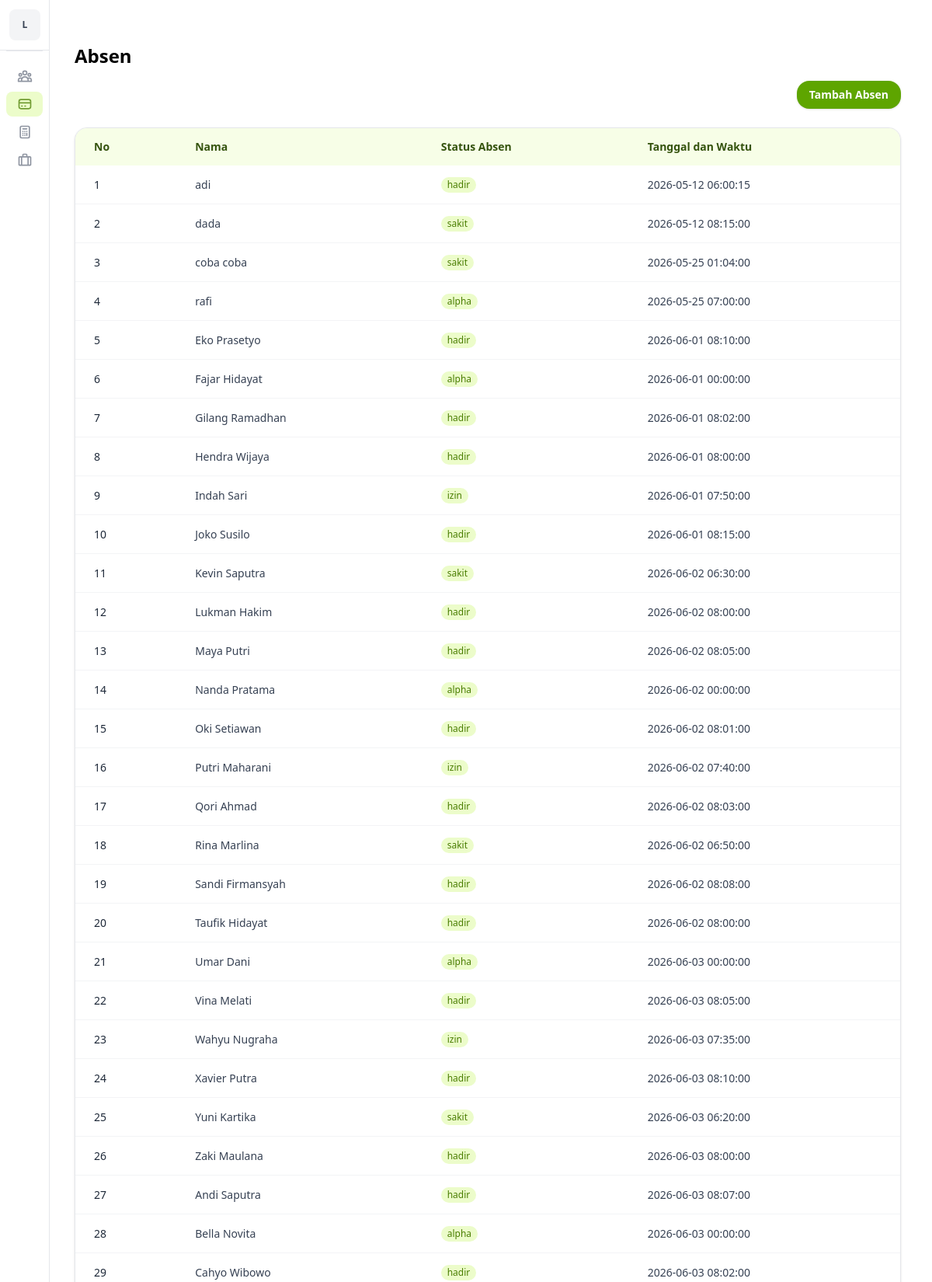
The app's page /absen.php (upper part) with its own data.
### tables this page shows
CREATE TABLE `absen` (
  `id_absen` int NOT NULL,
  `absen` enum('izin','sakit','alpha','hadir') NOT NULL,
  `tanggal_waktu` datetime NOT NULL,
  `id_pekerja` int NOT NULL
);

CREATE TABLE `pekerja` (
  `id_pekerja` int NOT NULL,
  `nama` varchar(100) NOT NULL,
  `id_jabatan` varchar(10) NOT NULL
);

### crud/read_absen.php (called while the page is built)
<?php
require __DIR__ . '/../config/koneksi.php';
try {
    $stmt = $koneksi->prepare("
        SELECT
            absen.id_absen,
            pekerja.nama,
            absen.absen,
            absen.tanggal_waktu
        FROM absen
        JOIN pekerja
        ON absen.id_pekerja = pekerja.id_pekerja
    ");
    $stmt->execute();
    $result = $stmt->fetchAll(PDO::FETCH_ASSOC);
} catch(PDOException $e) {
    die("Error: " . $e->getMessage());
}

### component/tabel-absen.php (the view)
<?php
require __DIR__ . "/../crud/read_absen.php";
?>
<div class="overflow-x-auto rounded-2xl border border-gray-200 bg-white shadow-sm">
  <table class="min-w-full text-xs sm:text-sm">
    <thead class="bg-lime-50 text-lime-900">
      <tr>
        <th class="px-2 py-2 text-left font-semibold sm:px-3 sm:py-2.5 md:px-4 md:py-3 lg:px-6 lg:py-3.5">
          No
        </th>
        <th class="px-2 py-2 text-left font-semibold sm:px-3 sm:py-2.5 md:px-4 md:py-3 lg:px-6 lg:py-3.5">
          Nama
        </th>
        <th class="px-2 py-2 text-left font-semibold sm:px-3 sm:py-2.5 md:px-4 md:py-3 lg:px-6 lg:py-3.5">
          Status Absen
        </th>
        <th class="px-2 py-2 text-left font-semibold sm:px-3 sm:py-2.5 md:px-4 md:py-3 lg:px-6 lg:py-3.5">
          Tanggal dan Waktu
        </th>
      </tr>
    </thead>
    <tbody class="divide-y divide-gray-100">
      <?php foreach ($result as $index => $item) : ?>
      <tr class="transition hover:bg-lime-50">
        <td class="px-2 py-2 sm:px-3 sm:py-2.5 md:px-4 md:py-3 lg:px-6 lg:py-3.5">
          <div class="font-medium text-gray-800">
            <?php echo $index + 1 ?>
          </div>
        </td>
        <td class="px-2 py-2 text-gray-700 sm:px-3 sm:py-2.5 md:px-4 md:py-3 lg:px-6 lg:py-3.5">
          <?php echo $item["nama"] ?>
        </td>
        <td class="px-2 py-2 text-gray-700 sm:px-3 sm:py-2.5 md:px-4 md:py-3 lg:px-6 lg:py-3.5">
          <span class="inline-block rounded-full bg-lime-100 px-2 py-0.5 text-xs font-medium text-lime-700">
            <?php echo $item["absen"] ?>
          </span>
        </td>
        <td class="px-2 py-2 text-gray-700 sm:px-3 sm:py-2.5 md:px-4 md:py-3 lg:px-6 lg:py-3.5">
          <?php echo $item["tanggal_waktu"] ?>
        </td>
      </tr>
      <?php endforeach; ?>
    </tbody>
  </table>
</div>

### records on screen
absen: id_pekerja.nama "adi", absen "hadir", tanggal_waktu "2026-05-12 06:00:15"
absen: id_pekerja.nama "dada", absen "sakit", tanggal_waktu "2026-05-12 08:15:00"
absen: id_pekerja.nama "coba coba", absen "sakit", tanggal_waktu "2026-05-25 01:04:00"
absen: id_pekerja.nama "rafi", absen "alpha", tanggal_waktu "2026-05-25 07:00:00"
absen: id_pekerja.nama "Eko Prasetyo", absen "hadir", tanggal_waktu "2026-06-01 08:10:00"
absen: id_pekerja.nama "Fajar Hidayat", absen "alpha", tanggal_waktu "2026-06-01 00:00:00"
absen: id_pekerja.nama "Gilang Ramadhan", absen "hadir", tanggal_waktu "2026-06-01 08:02:00"
absen: id_pekerja.nama "Hendra Wijaya", absen "hadir", tanggal_waktu "2026-06-01 08:00:00"
absen: id_pekerja.nama "Indah Sari", absen "izin", tanggal_waktu "2026-06-01 07:50:00"
absen: id_pekerja.nama "Joko Susilo", absen "hadir", tanggal_waktu "2026-06-01 08:15:00"
absen: id_pekerja.nama "Kevin Saputra", absen "sakit", tanggal_waktu "2026-06-02 06:30:00"
absen: id_pekerja.nama "Lukman Hakim", absen "hadir", tanggal_waktu "2026-06-02 08:00:00"
absen: id_pekerja.nama "Maya Putri", absen "hadir", tanggal_waktu "2026-06-02 08:05:00"
absen: id_pekerja.nama "Nanda Pratama", absen "alpha", tanggal_waktu "2026-06-02 00:00:00"
absen: id_pekerja.nama "Oki Setiawan", absen "hadir", tanggal_waktu "2026-06-02 08:01:00"
absen: id_pekerja.nama "Putri Maharani", absen "izin", tanggal_waktu "2026-06-02 07:40:00"
absen: id_pekerja.nama "Qori Ahmad", absen "hadir", tanggal_waktu "2026-06-02 08:03:00"
absen: id_pekerja.nama "Rina Marlina", absen "sakit", tanggal_waktu "2026-06-02 06:50:00"
absen: id_pekerja.nama "Sandi Firmansyah", absen "hadir", tanggal_waktu "2026-06-02 08:08:00"
absen: id_pekerja.nama "Taufik Hidayat", absen "hadir", tanggal_waktu "2026-06-02 08:00:00"
absen: id_pekerja.nama "Umar Dani", absen "alpha", tanggal_waktu "2026-06-03 00:00:00"
absen: id_pekerja.nama "Vina Melati", absen "hadir", tanggal_waktu "2026-06-03 08:05:00"
absen: id_pekerja.nama "Wahyu Nugraha", absen "izin", tanggal_waktu "2026-06-03 07:35:00"
absen: id_pekerja.nama "Xavier Putra", absen "hadir", tanggal_waktu "2026-06-03 08:10:00"
absen: id_pekerja.nama "Yuni Kartika", absen "sakit", tanggal_waktu "2026-06-03 06:20:00"
absen: id_pekerja.nama "Zaki Maulana", absen "hadir", tanggal_waktu "2026-06-03 08:00:00"
absen: id_pekerja.nama "Andi Saputra", absen "hadir", tanggal_waktu "2026-06-03 08:07:00"
absen: id_pekerja.nama "Bella Novita", absen "alpha", tanggal_waktu "2026-06-03 00:00:00"
absen: id_pekerja.nama "Cahyo Wibowo", absen "hadir", tanggal_waktu "2026-06-03 08:02:00"
